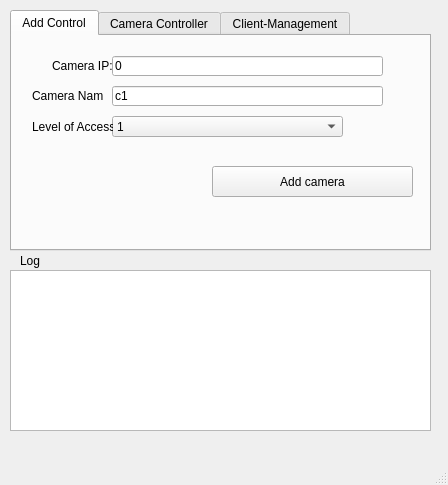
<?xml version="1.0" encoding="UTF-8"?>
<ui version="4.0">
 <class>MainWindow</class>
 <widget class="QMainWindow" name="MainWindow">
  <property name="enabled">
   <bool>true</bool>
  </property>
  <property name="geometry">
   <rect>
    <x>0</x>
    <y>0</y>
    <width>448</width>
    <height>485</height>
   </rect>
  </property>
  <property name="sizePolicy">
   <sizepolicy hsizetype="Fixed" vsizetype="Fixed">
    <horstretch>0</horstretch>
    <verstretch>0</verstretch>
   </sizepolicy>
  </property>
  <property name="minimumSize">
   <size>
    <width>448</width>
    <height>485</height>
   </size>
  </property>
  <property name="maximumSize">
   <size>
    <width>448</width>
    <height>485</height>
   </size>
  </property>
  <property name="windowTitle">
   <string>MainWindow</string>
  </property>
  <widget class="QWidget" name="centralwidget">
   <widget class="QTabWidget" name="tabWidget">
    <property name="geometry">
     <rect>
      <x>10</x>
      <y>10</y>
      <width>421</width>
      <height>241</height>
     </rect>
    </property>
    <property name="currentIndex">
     <number>0</number>
    </property>
    <widget class="QWidget" name="acamTab">
     <property name="toolTip">
      <string>&lt;html&gt;&lt;head/&gt;&lt;body&gt;&lt;p&gt;Add Camera&lt;/p&gt;&lt;/body&gt;&lt;/html&gt;</string>
     </property>
     <property name="accessibleName">
      <string/>
     </property>
     <property name="autoFillBackground">
      <bool>false</bool>
     </property>
     <attribute name="title">
      <string>Add Control</string>
     </attribute>
     <widget class="QPushButton" name="addc_Button">
      <property name="geometry">
       <rect>
        <x>200</x>
        <y>130</y>
        <width>201</width>
        <height>31</height>
       </rect>
      </property>
      <property name="text">
       <string>Add camera</string>
      </property>
     </widget>
     <widget class="QLabel" name="label_5">
      <property name="geometry">
       <rect>
        <x>40</x>
        <y>19</y>
        <width>61</width>
        <height>21</height>
       </rect>
      </property>
      <property name="text">
       <string>Camera IP:</string>
      </property>
     </widget>
     <widget class="QLineEdit" name="SE_lineEdit">
      <property name="geometry">
       <rect>
        <x>100</x>
        <y>50</y>
        <width>271</width>
        <height>20</height>
       </rect>
      </property>
      <property name="text">
       <string>c1</string>
      </property>
     </widget>
     <widget class="QLabel" name="label_8">
      <property name="geometry">
       <rect>
        <x>20</x>
        <y>49</y>
        <width>71</width>
        <height>21</height>
       </rect>
      </property>
      <property name="text">
       <string>Camera Name:</string>
      </property>
     </widget>
     <widget class="QLineEdit" name="CIP_lineEdit">
      <property name="geometry">
       <rect>
        <x>100</x>
        <y>20</y>
        <width>271</width>
        <height>20</height>
       </rect>
      </property>
      <property name="text">
       <string>0</string>
      </property>
     </widget>
     <widget class="QComboBox" name="CamNameComboBox_3">
      <property name="geometry">
       <rect>
        <x>100</x>
        <y>80</y>
        <width>231</width>
        <height>21</height>
       </rect>
      </property>
      <item>
       <property name="text">
        <string>1</string>
       </property>
      </item>
      <item>
       <property name="text">
        <string>2</string>
       </property>
      </item>
      <item>
       <property name="text">
        <string>3</string>
       </property>
      </item>
      <item>
       <property name="text">
        <string>4</string>
       </property>
      </item>
     </widget>
     <widget class="QLabel" name="label_17">
      <property name="geometry">
       <rect>
        <x>20</x>
        <y>80</y>
        <width>81</width>
        <height>21</height>
       </rect>
      </property>
      <property name="text">
       <string>Level of Access</string>
      </property>
     </widget>
    </widget>
    <widget class="QWidget" name="tab">
     <attribute name="title">
      <string>Camera Controller</string>
     </attribute>
     <widget class="QPushButton" name="StrSenButton">
      <property name="geometry">
       <rect>
        <x>30</x>
        <y>70</y>
        <width>101</width>
        <height>31</height>
       </rect>
      </property>
      <property name="statusTip">
       <string>it will activate the camera to send data to clients and store it for future access.</string>
      </property>
      <property name="text">
       <string>Activate camera</string>
      </property>
     </widget>
     <widget class="QLabel" name="label_3">
      <property name="geometry">
       <rect>
        <x>20</x>
        <y>30</y>
        <width>71</width>
        <height>21</height>
       </rect>
      </property>
      <property name="text">
       <string>Camera Name</string>
      </property>
     </widget>
     <widget class="QComboBox" name="CamNameComboBox">
      <property name="geometry">
       <rect>
        <x>120</x>
        <y>30</y>
        <width>231</width>
        <height>21</height>
       </rect>
      </property>
     </widget>
     <widget class="QPushButton" name="StpSenButton">
      <property name="geometry">
       <rect>
        <x>150</x>
        <y>70</y>
        <width>101</width>
        <height>31</height>
       </rect>
      </property>
      <property name="statusTip">
       <string>it will deactivate the camera but still exist and could be activated again.</string>
      </property>
      <property name="text">
       <string>Deactivate camera</string>
      </property>
     </widget>
     <widget class="QPushButton" name="delete_cam_Button">
      <property name="geometry">
       <rect>
        <x>270</x>
        <y>70</y>
        <width>101</width>
        <height>31</height>
       </rect>
      </property>
      <property name="statusTip">
       <string>it will deactivate and remove the camera completely. but stored data still exist.</string>
      </property>
      <property name="text">
       <string>delete camera</string>
      </property>
     </widget>
     <widget class="QPushButton" name="delete_store_cam_Button">
      <property name="geometry">
       <rect>
        <x>270</x>
        <y>180</y>
        <width>101</width>
        <height>31</height>
       </rect>
      </property>
      <property name="statusTip">
       <string>it will remove the data stored inside the server.</string>
      </property>
      <property name="text">
       <string>delete stored data</string>
      </property>
     </widget>
     <widget class="QLabel" name="label_4">
      <property name="geometry">
       <rect>
        <x>20</x>
        <y>150</y>
        <width>71</width>
        <height>21</height>
       </rect>
      </property>
      <property name="text">
       <string>Camera Name</string>
      </property>
     </widget>
     <widget class="QComboBox" name="CamNameComboBox_2">
      <property name="geometry">
       <rect>
        <x>120</x>
        <y>150</y>
        <width>231</width>
        <height>21</height>
       </rect>
      </property>
     </widget>
     <widget class="Line" name="line">
      <property name="geometry">
       <rect>
        <x>100</x>
        <y>120</y>
        <width>281</width>
        <height>20</height>
       </rect>
      </property>
      <property name="orientation">
       <enum>Qt::Horizontal</enum>
      </property>
     </widget>
     <widget class="QLabel" name="label_6">
      <property name="enabled">
       <bool>false</bool>
      </property>
      <property name="geometry">
       <rect>
        <x>10</x>
        <y>120</y>
        <width>81</width>
        <height>21</height>
       </rect>
      </property>
      <property name="text">
       <string>Storage control</string>
      </property>
     </widget>
     <widget class="QLabel" name="label_7">
      <property name="enabled">
       <bool>false</bool>
      </property>
      <property name="geometry">
       <rect>
        <x>10</x>
        <y>10</y>
        <width>81</width>
        <height>21</height>
       </rect>
      </property>
      <property name="text">
       <string>Process control</string>
      </property>
     </widget>
     <widget class="Line" name="line_2">
      <property name="geometry">
       <rect>
        <x>90</x>
        <y>10</y>
        <width>291</width>
        <height>20</height>
       </rect>
      </property>
      <property name="orientation">
       <enum>Qt::Horizontal</enum>
      </property>
     </widget>
    </widget>
    <widget class="QWidget" name="tab_2">
     <attribute name="title">
      <string>Client-Management</string>
     </attribute>
     <widget class="QLineEdit" name="usr_Password_lineEdit">
      <property name="geometry">
       <rect>
        <x>90</x>
        <y>60</y>
        <width>271</width>
        <height>20</height>
       </rect>
      </property>
      <property name="text">
       <string>1234</string>
      </property>
     </widget>
     <widget class="QLineEdit" name="usr_Username_lineEdit">
      <property name="geometry">
       <rect>
        <x>90</x>
        <y>30</y>
        <width>271</width>
        <height>20</height>
       </rect>
      </property>
      <property name="text">
       <string>new_guest</string>
      </property>
     </widget>
     <widget class="QLabel" name="label_13">
      <property name="geometry">
       <rect>
        <x>20</x>
        <y>29</y>
        <width>51</width>
        <height>21</height>
       </rect>
      </property>
      <property name="text">
       <string>Username</string>
      </property>
     </widget>
     <widget class="QLabel" name="label_14">
      <property name="geometry">
       <rect>
        <x>20</x>
        <y>59</y>
        <width>51</width>
        <height>21</height>
       </rect>
      </property>
      <property name="text">
       <string>Password</string>
      </property>
     </widget>
     <widget class="QPushButton" name="add_user_Button">
      <property name="geometry">
       <rect>
        <x>270</x>
        <y>90</y>
        <width>111</width>
        <height>31</height>
       </rect>
      </property>
      <property name="text">
       <string>Add User</string>
      </property>
     </widget>
     <widget class="QComboBox" name="lvl_usr_ComboBox">
      <property name="geometry">
       <rect>
        <x>130</x>
        <y>90</y>
        <width>91</width>
        <height>21</height>
       </rect>
      </property>
      <item>
       <property name="text">
        <string>1</string>
       </property>
      </item>
      <item>
       <property name="text">
        <string>2</string>
       </property>
      </item>
      <item>
       <property name="text">
        <string>3</string>
       </property>
      </item>
      <item>
       <property name="text">
        <string>4</string>
       </property>
      </item>
     </widget>
     <widget class="QLabel" name="label_18">
      <property name="geometry">
       <rect>
        <x>20</x>
        <y>90</y>
        <width>81</width>
        <height>21</height>
       </rect>
      </property>
      <property name="text">
       <string>Level of Access</string>
      </property>
     </widget>
     <widget class="Line" name="line_3">
      <property name="geometry">
       <rect>
        <x>90</x>
        <y>10</y>
        <width>291</width>
        <height>20</height>
       </rect>
      </property>
      <property name="orientation">
       <enum>Qt::Horizontal</enum>
      </property>
     </widget>
     <widget class="QLabel" name="label_9">
      <property name="enabled">
       <bool>false</bool>
      </property>
      <property name="geometry">
       <rect>
        <x>10</x>
        <y>10</y>
        <width>81</width>
        <height>21</height>
       </rect>
      </property>
      <property name="text">
       <string>Add user</string>
      </property>
     </widget>
     <widget class="Line" name="line_4">
      <property name="geometry">
       <rect>
        <x>90</x>
        <y>130</y>
        <width>291</width>
        <height>20</height>
       </rect>
      </property>
      <property name="orientation">
       <enum>Qt::Horizontal</enum>
      </property>
     </widget>
     <widget class="QLabel" name="label_10">
      <property name="enabled">
       <bool>false</bool>
      </property>
      <property name="geometry">
       <rect>
        <x>10</x>
        <y>130</y>
        <width>81</width>
        <height>21</height>
       </rect>
      </property>
      <property name="text">
       <string>Remove user</string>
      </property>
     </widget>
     <widget class="QComboBox" name="lvl_usr_ComboBox_2">
      <property name="geometry">
       <rect>
        <x>130</x>
        <y>150</y>
        <width>231</width>
        <height>21</height>
       </rect>
      </property>
     </widget>
     <widget class="QLabel" name="label_19">
      <property name="geometry">
       <rect>
        <x>20</x>
        <y>150</y>
        <width>81</width>
        <height>21</height>
       </rect>
      </property>
      <property name="text">
       <string>Level of Access</string>
      </property>
     </widget>
     <widget class="QPushButton" name="add_user_Button_2">
      <property name="geometry">
       <rect>
        <x>270</x>
        <y>180</y>
        <width>111</width>
        <height>31</height>
       </rect>
      </property>
      <property name="text">
       <string>Remove User</string>
      </property>
     </widget>
    </widget>
   </widget>
   <widget class="QTextBrowser" name="LogtextBrowser">
    <property name="geometry">
     <rect>
      <x>10</x>
      <y>270</y>
      <width>421</width>
      <height>161</height>
     </rect>
    </property>
   </widget>
   <widget class="QLabel" name="logLabel">
    <property name="geometry">
     <rect>
      <x>20</x>
      <y>250</y>
      <width>51</width>
      <height>21</height>
     </rect>
    </property>
    <property name="text">
     <string>Log</string>
    </property>
   </widget>
   <zorder>LogtextBrowser</zorder>
   <zorder>logLabel</zorder>
   <zorder>tabWidget</zorder>
  </widget>
  <widget class="QMenuBar" name="menubar">
   <property name="geometry">
    <rect>
     <x>0</x>
     <y>0</y>
     <width>448</width>
     <height>21</height>
    </rect>
   </property>
  </widget>
  <widget class="QStatusBar" name="statusbar"/>
  <action name="actionClose">
   <property name="text">
    <string>Close</string>
   </property>
  </action>
 </widget>
 <resources/>
 <connections/>
</ui>
